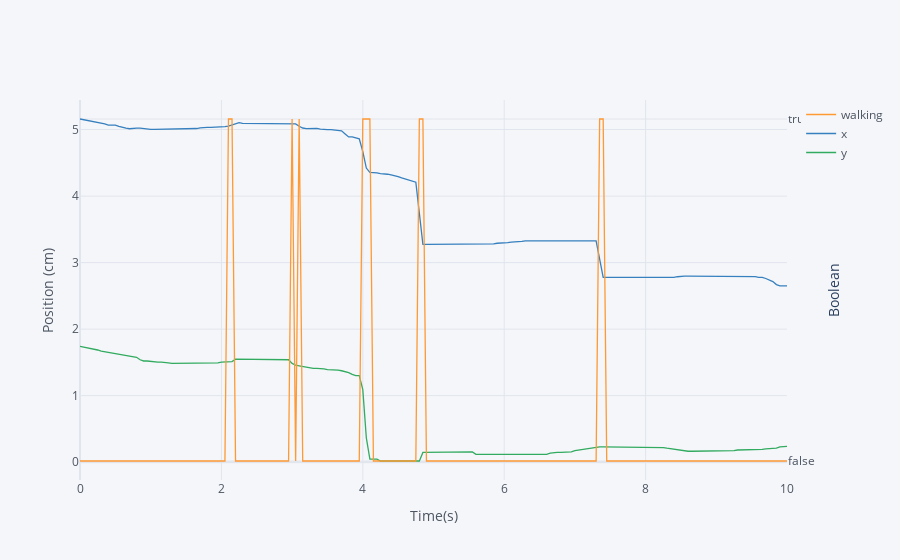

Here is the notebook cell this chart was saved with:
### Markdown cell above
### Implication
With this analysis, it can be used for detection of specific position where animal stepped.
Not only that, avareage step durations, average inter-step distances, can be calculated for parameters.

### Advantage
Intuitive.

### Limitation
However, reliability of this heuristic step detection method depends on optimal selection of velocity threshold.
See below examples of 3 different threshold, 1, 3, 10

### Todos
Can we automatically detect optimal threshold for velocity?
Or is there other way of detecting steps?

### Code cell
rfoot['walking'] = rfoot['velocity']>1
rfoot[['walking', 'x', 'y']][:10].iplot(xTitle='Time(s)', yTitle='Position (cm)', secondary_y=['walking'], secondary_y_title='Boolean')

### Figure 1 — Plotly figure (JSON) as saved in the notebook; plotly's stock layout.template omitted (floating-point values rounded to 4 significant figures; data arrays with more than 128 entries replaced by an {"elided": "..."} marker saying what was removed)
{"data": [{"line": {"color": "rgba(255, 153, 51, 1.0)", "dash": "solid", "shape": "linear", "width": 1.3}, "mode": "lines", "name": "walking", "text": "", "type": "scatter", "x": {"elided": "201 float values"}, "xaxis": "x", "y": {"elided": "201 bool values"}, "yaxis": "y2"}, {"line": {"color": "rgba(55, 128, 191, 1.0)", "dash": "solid", "shape": "linear", "width": 1.3}, "mode": "lines", "name": "x", "text": "", "type": "scatter", "x": {"elided": "201 float values"}, "y": {"elided": "201 float values"}}, {"line": {"color": "rgba(50, 171, 96, 1.0)", "dash": "solid", "shape": "linear", "width": 1.3}, "mode": "lines", "name": "y", "text": "", "type": "scatter", "x": {"elided": "201 float values"}, "y": {"elided": "201 float values"}}], "layout": {"legend": {"bgcolor": "#F5F6F9", "font": {"color": "#4D5663"}}, "paper_bgcolor": "#F5F6F9", "plot_bgcolor": "#F5F6F9", "title": {"font": {"color": "#4D5663"}}, "xaxis": {"gridcolor": "#E1E5ED", "showgrid": true, "tickfont": {"color": "#4D5663"}, "title": {"font": {"color": "#4D5663"}, "text": "Time(s)"}, "zerolinecolor": "#E1E5ED"}, "yaxis": {"gridcolor": "#E1E5ED", "showgrid": true, "tickfont": {"color": "#4D5663"}, "title": {"font": {"color": "#4D5663"}, "text": "Position (cm)"}, "zerolinecolor": "#E1E5ED"}, "yaxis2": {"anchor": "x", "gridcolor": "#E1E5ED", "overlaying": "y", "showgrid": true, "side": "right", "tickfont": {"color": "#4D5663"}, "title": {"text": "Boolean"}, "zerolinecolor": "#E1E5ED"}}}
